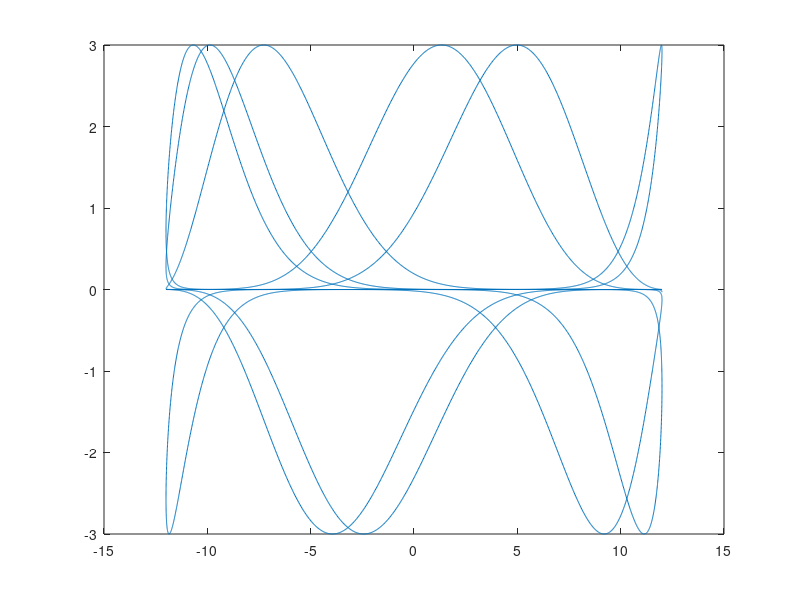

Write the MATLAB code that produced this figure. (Note: this script raises an error after producing the figure.)
% Motion of a swimmer driven by CPG
% Updated 24 Jan 2024 with omega turn term

addpath(genpath('./helpers'))

%% Set the parameters.

% *** Filament parameters. ***

N = 10; % number of links
gamma = 1/70; % ratio between the hydrodynamic drag coefficients (1/2 for Stokes flow, 1/70 for agar gel)
Sp = 4; % Sperm number (typical range 1-10)
kd = 1; % Bending stiffness (default = 1)
L = ones(1,N); % Lengths of the segments (default = 1)

% *** CPG model parameters ***

% for core model
omega = 2*pi; % T=1 unit for intrinsic oscillation
tau = 8; % Strength of the active torque
coup = 0.1; % Oscillators coupling strength
coupR = coup; % Differential coupling (not in use currently)

% for variable proprioception
t_switch = 50; % how often proprioception sign switches
sigma_1 = @(t) 12*(cos(2*pi*t/t_switch)^1);

% for omega-turns
sigma_2 = @(t) 3*sin(2*pi*t/t_switch/sqrt(2))^25;
alpha_omega = 0.99*tau/kd;%2*(rand-1/2) * tau/kd; % target angle at each junction, maximum absolute value is tau/kd
K_omega = 2*omega; % how fast the target angle will be reached

% Pack the physical parameters in the params structure.
params = struct();
params.N = N;params.gamma = gamma;params.Sp=Sp;params.kd=kd;params.L=L;
params.omega=omega;params.tau=tau;params.coup=coup;params.coupR=coupR;
params.sigma_1 = sigma_1;
params.sigma_2 = sigma_2;
params.K_omega = K_omega; params.alpha_omega = alpha_omega;

% Simulation options
T=400; % final time
tpnum=T*50; % number of time steps
tps=linspace(0,T,tpnum); % time step vector
opts = odeset('RelTol',1e-10,'AbsTol',1e-10);

% Plot the sigma_1-sigma_2 function. 
sig1 =zeros(1,length(tps));
sig2 =zeros(1,length(tps));
for i=1:length(tps)
    sig1(i) = sigma_1(tps(i));
    sig2(i) = sigma_2(tps(i));
end
figure(2);clf;plot(sig1,sig2);
%axis equal

% Output options.
Itraj=1; % 1: to visualise trajecotry
IMovie=0; % 1: to generate a movie

%Initial condition. (x,y,theta,alpha_1...alpha_N-1)

% z0 = [0;0;2*pi*rand;0*ones(N-1,1)]; % initial geometry
z0 = [0;0;0;0*ones(N-1,1)]; 

p0 = zeros(N-1,1); % initial CPG state

init = [z0;p0];

%% Solve the equation.

dZ=@(t,z) cpg_sym(t,z,params);
tic
[tps,traj]=ode15s(dZ,tps,init,opts);
toc

%% post-processing

Xc=[];Yc=[];
X1=[];Y1=[];
for i = 1:length(tps)
     [X,Y,TH]=coordinates_filament(traj(i,:),params);
     Xc=[Xc sum(X)/(N+1)];Yc=[Yc sum(Y)/(N+1)];
     X1=[X1 X(1)];
     Y1=[Y1 Y(1)];
end

figsize = 400;

iframe=15;

%-------- draw trajectories
fig7=figure(7);clf;
set(gcf, 'Position',  [1648,-322,946,894])
    hold on
    plot(X1(1:i),Y1(1:i),'k')    
    axis equal
    set(gca,'FontSize',20)
    box on

snap = 350;

set(gcf, 'Position',  [1648,-322,434,434])
    hold on

    col = colormap(othercolor('Paired6',length(tps)));

for i=1:snap:length(tps)%floor(0.1*length(tps)):17:length(tps)
    [X,Y,TH]=coordinates_filament(traj(i,:),params);
    plot(X,Y,'LineWidth',3,'Color',col(i,:))    
end
    xlabel('$x$','FontSize',14,'Interpreter','latex');
    ylabel('$y$','FontSize',14,'Interpreter','latex');
    set(gca,'TickLabelInterpreter','latex') 
    axis equal
    grid on    
    set(gca,'FontSize',20)
    hold off 

    c = colorbar;
    c.Ticks=[];

    %exportgraphics(gcf,'fig_turn_long.pdf','ContentType','vector')

